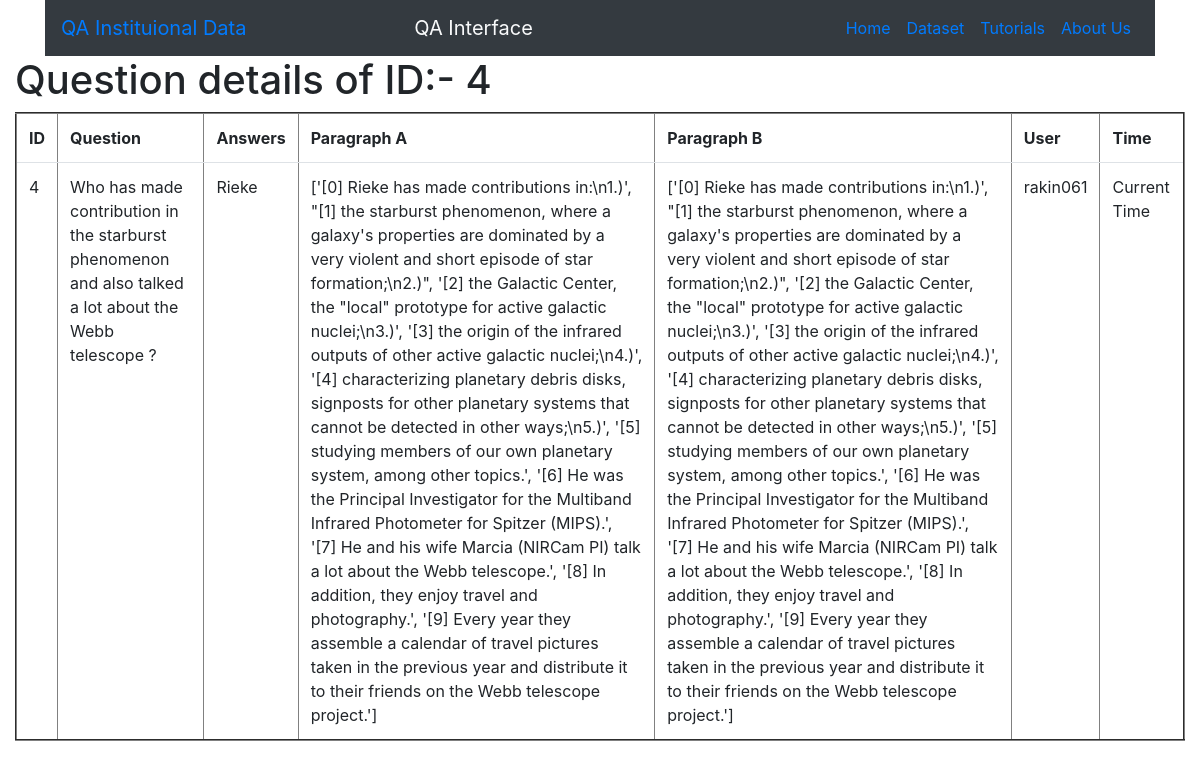
The page /element/4 on the database its author committed.
### qa_interface/models.py (models this page shows, shortened)
class QA_Interface(models.Model):
	source_id=models.CharField(max_length=30,blank=False,null=False) # max_length = required
	title_A=models.CharField(blank=False, null=False,max_length=35)
	par_A=models.TextField(blank=False, null=False)
	title_B=models.CharField(blank=False, null=False,max_length=35)
	par_B=models.TextField(blank=False, null=False)
	question=models.TextField(blank=False, null=False, max_length=1000,help_text=' &nbsp; <button type="button" class="btn btn-danger btn-sm align-top" data-bs-container="body" '
																					  'data-bs-toggle="popover" data-bs-placement="right" data-bs-html="true"  '
																					  'data-bs-content=" Multi-hop questions require systems to aggregate information between '
																				      'multiple contexts, the ability of a system to reason over multiple sources of '
																				      'data such as paragraphs to output desired answer. Here, the system has to reason with information taken from more than one document '
																				      '(i.e. Parapgaphs) to arrive at the final answer. <br> <br> <b> Example: </b> What is the population of the capital city of Bangladesh ? '
																				      '<br> <b>Answer: </b> 40 Millions !!'
																				 	  '<br> <b>Reasoning:</b> Capital City of Bangladesh ---> Dhaka ---> Population: 40 Millions. '
																				      '<br> <br> Click <a href='' https://hotpotqa.github.io/ '' '
																				      'target=''_blank'' > here </a> to see further details of multihop questions ! "> ? </button>')
	answer=models.TextField(blank=False, null=False, max_length=100)
	question_type_choices= [('Bridge_entity', 'Bridge'),('Comparison', 'Comparison'),('Intersection', 'Intersection'),('Commonsense_reasoning', 'Commonsense')]
	question_type=models.CharField(max_length=22, choices=question_type_choices, default='Bridge_entity',help_text=' &nbsp; <button type="button" class="btn btn-danger btn-sm align-top" data-bs-container="body" '
																					  'data-bs-toggle="popover" data-bs-placement="right" data-bs-html="true"  '
																					  'data-bs-content=" Types of multi hop question you entered. Click <a href='' https://github.com/UA-KMAP/KMAP-QA/blob/main/qa_interface/templates/images/MHQA.png '' '
																				      'target=''_blank''> here </a> to see details of different types of multi hop question. "> ? </button>')
	level_choices=[('Hard','Hard'),('Medium','Medium'),('Easy','Easy')]
	level=models.CharField(max_length=6, choices=level_choices, default='Easy', help_text=' &nbsp; <button type="button" class="btn btn-danger btn-sm align-top" data-bs-container="body" '
																					  'data-bs-toggle="popover" data-bs-placement="right" data-bs-html="true"  '
																					  'data-bs-content="Difficulty level of the multi hop question you entered! "> ? </button>' )
	supporting_facts=models.TextField(blank=False, null=False,max_length=4, help_text=' &nbsp; <button type="button" class="btn btn-danger btn-sm align-top" data-bs-container="body" '
																					  'data-bs-toggle="popover" data-bs-placement="right" data-bs-html="true"  '
																					  'data-bs-content="Supporting facts specify the sentences involved while creating the multi hop question from '
																					  'both of the paragraphs.<br> <b>Example Input: 0,1. </b> It indicates that first sentence from the first paragraph and '
																					  'second sentence from the second paragraph have been used to produce the multi hop question.."> ? </button>')

### qa_interface/views.py (the view)
# urls.py: path("element/<int:id>", dynamic_view, name="qa_entity"),
def dynamic_view(request,id):
	try:
		obj=QA_Interface.objects.get(id=id)
	except QA_Interface.DoesNotExist:
		raise Http404
	context={
		"element": obj,
		"id":id,
	}
	return render(request,"entity.html",context)

### qa_interface/templates/entity.html
{% extends 'base.html' %}
{% block content %}
<h1> Question details of ID:- {{id}}  </h1>
<table border="2" class="table table-hover ">
	<tr>
		<th>ID</th>
		<th>Question</th>
		<th>Answers</th>
		<th>Paragraph A</th>
		<th>Paragraph B</th>
		<th>User</th>
		<th>Time</th>
	</tr>
		<tr>
			<td>{{element.id}}</a></td>
			<td>{{element.question}}</td>
			<td>{{element.answer}}</td>
			<td>{{element.par_A}}</td>
			<td>{{element.par_B}}</td>
			<td>rakin061</td>
			<td>Current Time</td>
		</tr>
</table>
{% endblock %}

### rows shown on the page
QA_Interface: id "4", question "Who has made contribution in the starburst phenomenon and also talked a lot about the Webb telescope ?", answer "Rieke", par_A "['[0] Rieke has made contributions in:\\n1.)', \"[1] the starburst phenomenon, where a galaxy's properties are dominated by a very violent and short episode of star formation;\\n2.)\", '[2] the Galactic Center, the \"local\" prototype for active galactic nuclei;\\n3.)', '[3] the origin of the infrared outputs of other active galactic nuclei;\\n4.)', '[4] characterizing planetary debris disks, signposts for other planetary systems that cannot be detected in other ways;\\n5.)', '[5] studying members of our own planetary system, among other topics.', '[6] He was the Principal Investigator for the Multiband Infrared Photometer for Spitzer (MIPS).', '[7] He and his wife Marcia (NIRCam PI) talk a lot…", par_B "['[0] Rieke has made contributions in:\\n1.)', \"[1] the starburst phenomenon, where a galaxy's properties are dominated by a very violent and short episode of star formation;\\n2.)\", '[2] the Galactic Center, the \"local\" prototype for active galactic nuclei;\\n3.)', '[3] the origin of the infrared outputs of other active galactic nuclei;\\n4.)', '[4] characterizing planetary debris disks, signposts for other planetary systems that cannot be detected in other ways;\\n5.)', '[5] studying members of our own planetary system, among other topics.', '[6] He was the Principal Investigator for the Multiband Infrared Photometer for Spitzer (MIPS).', '[7] He and his wife Marcia (NIRCam PI) talk a lot…"

### other values the page prints
{{ id }} "4"
